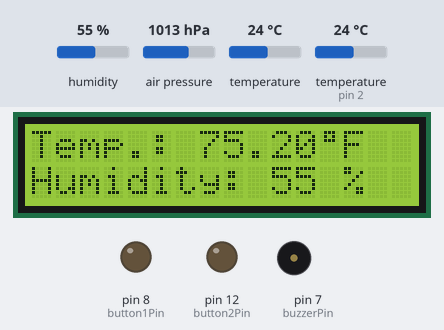
This sketch was run on a simulated Arduino Uno, built with avr-gcc and run on an emulated ATmega328P. Parts: 16×2 character LCD, output pins drawn as LEDs (lit = HIGH), buzzer (waves = sounding, pin HIGH). Inputs (shaded band) come from the test bench; at power-on: humidity 55 %, temperature 24 °C, air pressure 1013 hPa, temperature (sensor on pin 2) 24 °C. What the sketch prints to the serial monitor is not drawn.

Above: at 1.2 s.
1.3 s: humidity set to 22 %
At 3.0 s:
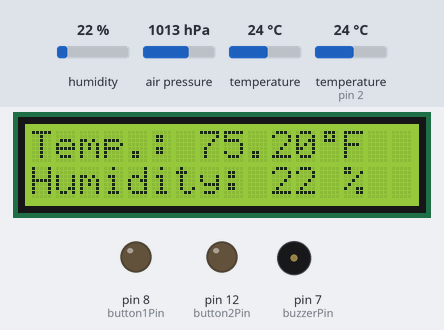
4.1 s: temperature (sensor 0) set to 12 °C
At 5.6 s:
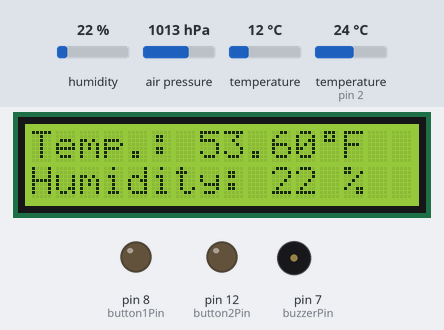
6.9 s: humidity set to 40 %
At 9.6 s:
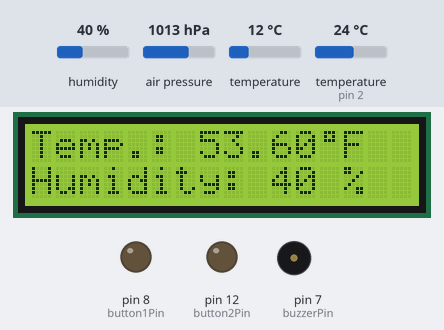
10.3 s: temperature (sensor 0) set to 19 °C
At 12.2 s:
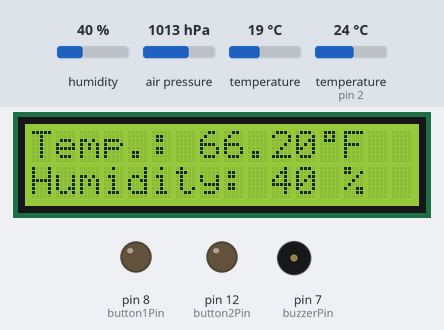
13.1 s: humidity set to 68 %
At 16.2 s:
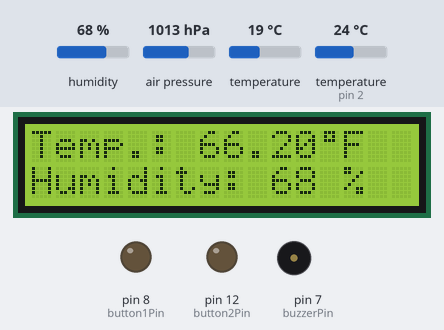
16.5 s: temperature (sensor 0) set to 28 °C
At 17.6 s:
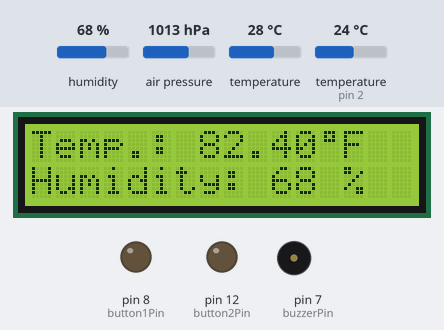
Timing chart, 0 to 19.5 s (numbered marks = the images above; inputs shaded):
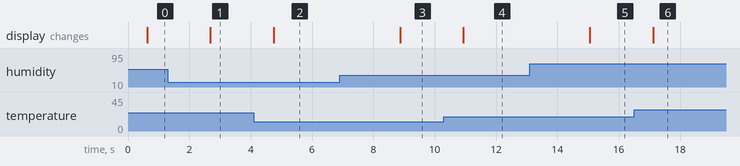

The sketch:

Thermometer.ino
```cpp
//Libraries for each non diode/digital component
// Source: https://github.com/johnrickman/LiquidCrystal_I2C
#include <LiquidCrystal_I2C.h>
//Source: https://github.com/dhrubasaha08/DHT11
#include <DHT11.h>
//Source: https://github.com/adafruit/Adafruit_BMP280_Library/
#include <Adafruit_BMP280.h>

// Enabples I2C protocol communication
#include <Wire.h>

// Iterator
int i;

// Digital pins
int buzzerPin = 7;
int button1Pin = 8;
int button2Pin = 12;

// Creates LCD and Hum., Temp., and Pressure Sensor objects
LiquidCrystal_I2C lcd(0x27,16,2);
DHT11 sensor(2);
Adafruit_BMP280 bmp;

// Creates a degrees symbol char
byte degree[8] = {
    0b01110,
    0b01010,
    0b01110,
    0b00000,
    0b00000,
    0b00000,
    0b00000,
    0b00000

  };
void setup() {
  Wire.begin();
  // Initalizes LCD and turn on the backlight
  lcd.init();
  lcd.backlight();
  // Initalizes buzzer
  pinMode(buzzerPin, OUTPUT);
  //Initalizes buttons
  pinMode(button1Pin, OUTPUT);
  pinMode(button2Pin, OUTPUT);
  // Initalizes serial counter
  Serial.begin(9600);
  // Checks if BMP280 sensor is working
  // Source: https://github.com/adafruit/Adafruit_BMP280_Library/blob/master/examples/bmp280test/bmp280test.ino
  unsigned status;
  status = bmp.begin(0x76);
  if (!status) {
    Serial.println(F("Could not find a valid BMP280 sensor, check wiring or "
                      "try a different address!"));
    Serial.print("SensorID was: 0x"); Serial.println(bmp.sensorID(),16);
    Serial.print("        ID of 0xFF probably means a bad address, a BMP 180 or BMP 085\n");
    Serial.print("   ID of 0x56-0x58 represents a BMP 280,\n");
    Serial.print("        ID of 0x60 represents a BME 280.\n");
    Serial.print("        ID of 0x61 represents a BME 680.\n");
    while (1) delay(10);
  }
  // Configures sampling settings for the BMP280
  // Source: https://github.com/adafruit/Adafruit_BMP280_Library/blob/master/examples/bmp280test/bmp280test.ino
  bmp.setSampling(Adafruit_BMP280::MODE_NORMAL,     /* Operating Mode. */
                  Adafruit_BMP280::SAMPLING_X2,     /* Temp. oversampling */
                  Adafruit_BMP280::SAMPLING_X2,    /* Pressure oversampling */
                  Adafruit_BMP280::FILTER_OFF,      /* Filtering. */
                  Adafruit_BMP280::STANDBY_MS_500); /* Standby time. */


}


void loop() {
  // Reads temp., stores it, converts it to F
  float temp = bmp.readTemperature();
  temp = ((1.8)*temp + 32);
  // Reads humidity and stores it
  float hum = sensor.readHumidity();
  // Reads pressure and stores it
  float press = bmp.readPressure();
  // Converts to inhg. and adjusts for Altitude
  press = 0.00029530*press + 0.81;
  // Puts temp. and hum. on the LCD, along with the custom char
  if (temp != -1 and hum != - 1){
    // Prints pressure to Serial for debugging purposes
    Serial.print(press);
    Serial.print("  ");
    // Writes temp. and hum. to LCD when pressure is above 29.2 inhg
    lcd.setCursor(0,0);
    lcd.print("Temp.: ");
    lcd.print(temp, 2);
    lcd.createChar(0, degree);
    lcd.setCursor(12,0);
    lcd.write((byte)0);
    lcd.print("F");
    lcd.setCursor(0,1);
    lcd.print("Humidity: ");
    lcd.print(hum, 0);
    lcd.print(" %");
    // If button is pushed, give temperature in Celcius
    // You should have to push only for about 1.5 seconds MAX
    if (digitalRead(button1Pin) == HIGH){
      lcd.setCursor(7,0);
      lcd.print(bmp.readTemperature(), 2);
      lcd.setCursor(12,0);
      lcd.write((byte)0);
      lcd.print("C");
      //Keeps on display
      delay(2500);
    }
    // Checks if there is a Low Pressure System
    else if (press <= 29.5){
      // Delays for 2 hours to make sure it is a genuine Low
      delay(7200000);
      // Rings buzzer if button is not pressed
      if (digitalRead(button2Pin) == LOW){
        for(i = 0; i < 100; i++){
          digitalWrite(buzzerPin, HIGH);
          delay(2);
          digitalWrite(buzzerPin, LOW);
          delay(2);
        }
        // Prints alert to LCD of Low
        lcd.setCursor(0,0);
        lcd.print("Low Pres.");
        lcd.setCursor(0,1);
        lcd.print("Check radar");
      }
      // Activates when button is pressed
      // Prints message to LCD indicating the Low is known by you
      else if(digitalRead(button2Pin) == HIGH){
        lcd.setCursor(0,0);
        lcd.print("Low Known");
      }
    }
  }
  // If the sensor is not working, return an error
  else{
    lcd.setCursor(0,0);
    lcd.print("ERROR");
  }
  // Update every 1.5 seconds
  delay(1500);

}
```

Measured:
- after the input at 1.3 s, the display: changes after 1.4 s (image 1)
- after the input at 4.1 s, the display: changes after 0.65 s (image 2)
- after the input at 6.9 s, the display: changes after 2.0 s (image 3)
- after the input at 10.3 s, the display: changes after 0.64 s (image 4)
- after the input at 13.1 s, the display: changes after 2.0 s (image 5)
- after the input at 16.5 s, the display: changes after 0.62 s (image 6)
